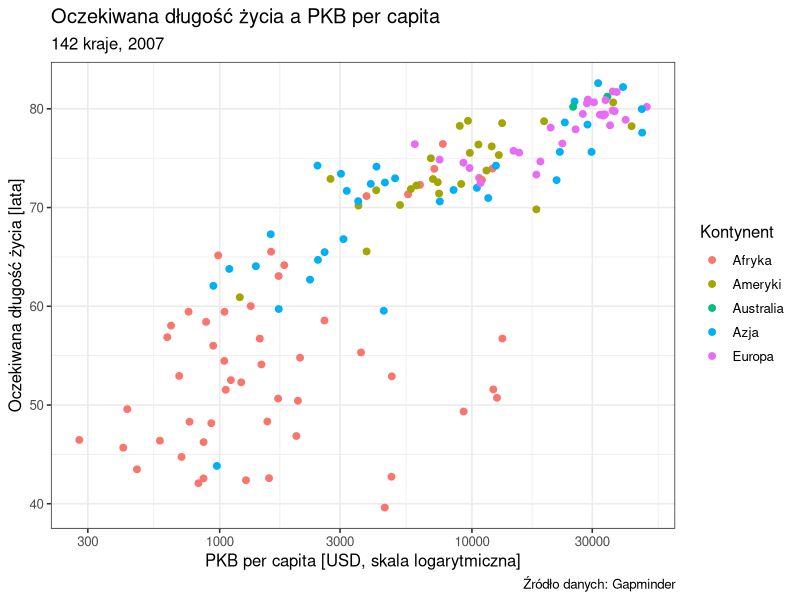
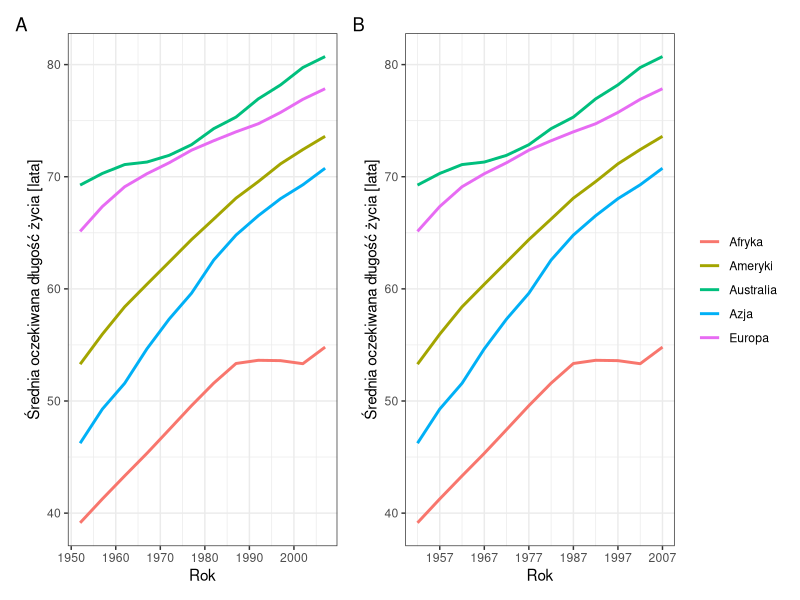
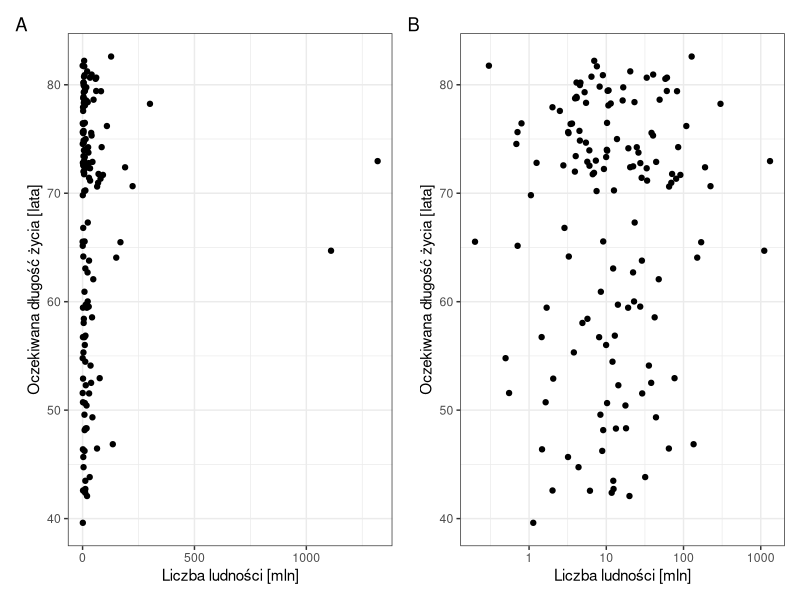
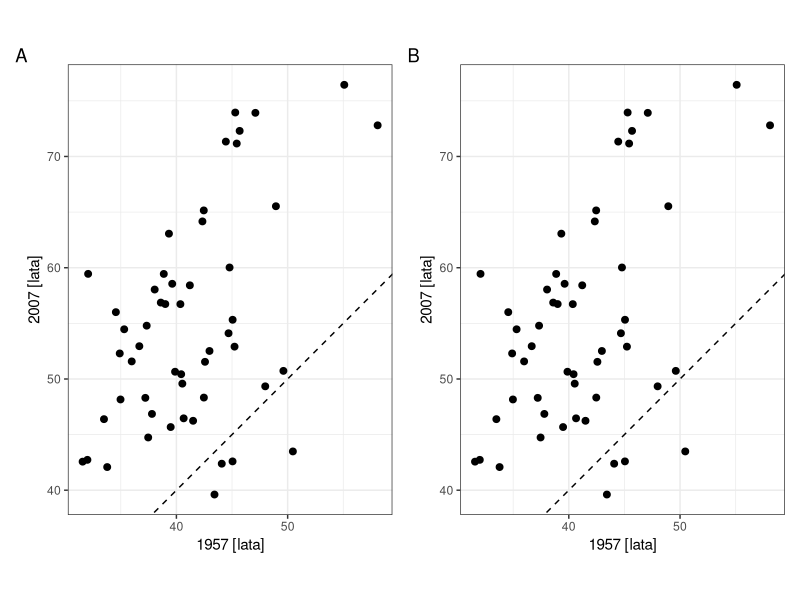
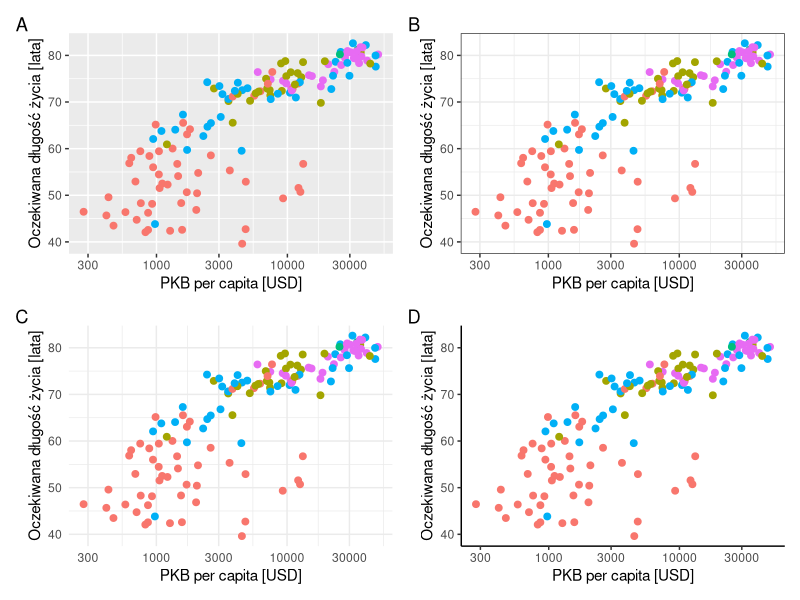
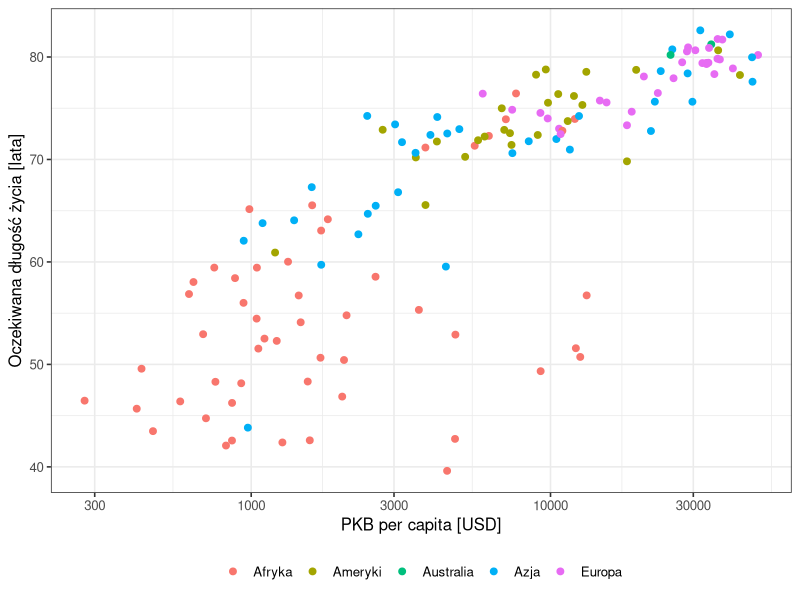
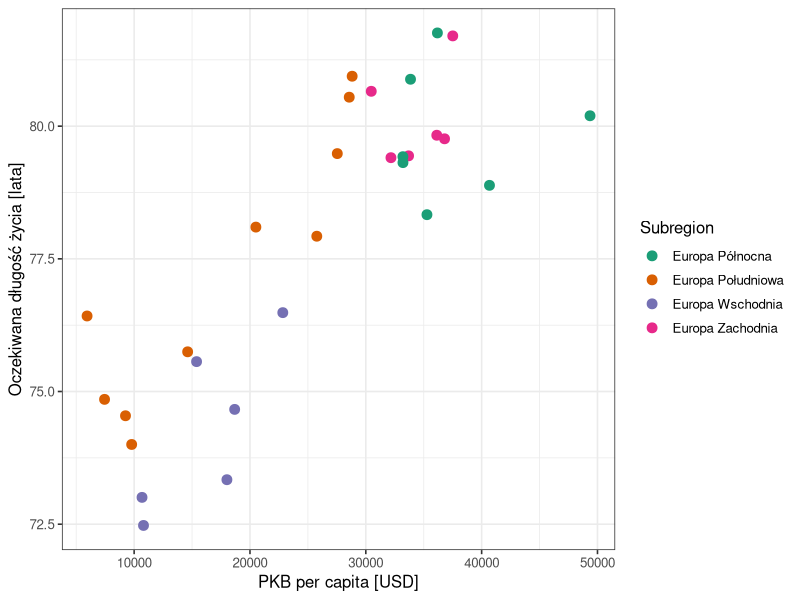
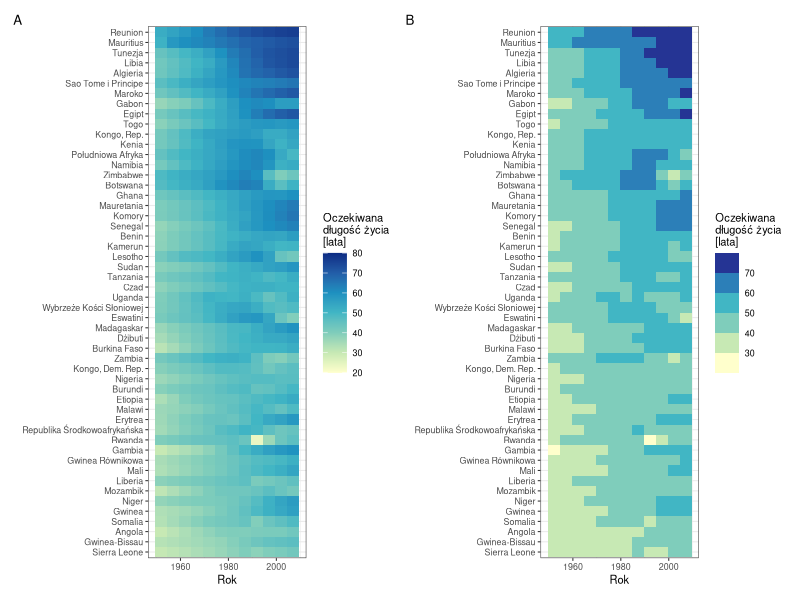

Recreate these plots in R, in order.
## ---- chunk 1
#| code-summary: "Kod: wczytanie pakietów i danych"
#| message: false
library(tidyverse)
library(patchwork)
library(ggrepel)
dane <- read.csv("dane/gapminder_regions.csv", encoding = "UTF-8") |>
  mutate(across(where(is.character), as.factor))
dane2007 <- dane |>
  filter(year == 2007)

# wykres bazowy wykorzystywany w kilku sekcjach rozdziału
wykres <- ggplot(dane2007, aes(x = gdpPercap, y = lifeExp, colour = kontynent)) +
  geom_point(size = 2) +
  scale_x_log10()
## ---- chunk 2
#| label: fig-fo-podpisy
#| fig-cap: "Podpisy wykresu ustawione funkcją labs()"
#| fig-height: 4.5
wykres +
  labs(title = "Oczekiwana długość życia a PKB per capita",
       subtitle = "142 kraje, 2007",
       caption = "Źródło danych: Gapminder",
       x = "PKB per capita [USD, skala logarytmiczna]",
       y = "Oczekiwana długość życia [lata]",
       colour = "Kontynent") +
  theme_bw(base_size = 12)
## ---- chunk 3
#| label: fig-fo-osie
#| fig-cap: "Średnia oczekiwana długość życia na kontynentach: domyślny opis osi x (A) i opis wybranych lat z danych, co 10 lat od 1957 do 2007 roku (B)"
#| fig-width: 10
#| fig-height: 4
srednie <- ggplot(dane, aes(x = year, y = lifeExp, colour = kontynent)) +
  stat_summary(fun = mean, geom = "line", linewidth = 1) +
  labs(x = "Rok", y = "Średnia oczekiwana długość życia [lata]", colour = NULL) +
  theme_bw(base_size = 11)

srednie +
  (srednie + scale_x_continuous(breaks = seq(1957, 2007, 10))) +   # opis osi: lata 1957, 1967, ..., 2007
  plot_layout(guides = "collect") +
  plot_annotation(tag_levels = "A")
## ---- chunk 4
#| label: fig-fo-log
#| fig-cap: "Oczekiwana długość życia a liczba ludności, 2007: skala liniowa (A) i logarytmiczna (B) osi x"
#| fig-width: 10
#| fig-height: 4
ludnosc <- ggplot(dane2007, aes(x = pop / 1000000, y = lifeExp)) +
  geom_point() +
  labs(x = "Liczba ludności [mln]", y = "Oczekiwana długość życia [lata]") +
  theme_bw(base_size = 11)

ludnosc + (ludnosc + scale_x_log10()) + plot_annotation(tag_levels = "A")
## ---- chunk 5
#| label: fig-fo-equal
#| fig-cap: "Oczekiwana długość życia w krajach Afryki w 1957 i 2007 roku: osie o różnej skali (A) i o tej samej skali, coord_equal() (B)"
#| fig-width: 10
#| fig-height: 5
afryka <- dane |>
  filter(kontynent == "Afryka", year %in% c(1957, 2007)) |>
  select(kraj, year, lifeExp) |>
  pivot_wider(names_from = year, values_from = lifeExp, names_prefix = "r")

lata <- ggplot(afryka, aes(x = r1957, y = r2007)) +
  geom_abline(slope = 1, intercept = 0, linetype = "dashed") +    # linia równości y = x
  geom_point(size = 2) +
  labs(x = "1957 [lata]", y = "2007 [lata]") +
  theme_bw(base_size = 11)

lata + (lata + coord_equal()) + plot_annotation(tag_levels = "A")
## ---- chunk 6
#| label: fig-fo-motywy
#| fig-cap: "Ten sam wykres z motywem domyślnym (A), theme_bw() (B), theme_minimal() (C) i theme_classic() (D)"
#| fig-width: 10
#| fig-height: 7
maly <- wykres + labs(x = "PKB per capita [USD]", y = "Oczekiwana długość życia [lata]") +
  theme(legend.position = "none")

(maly | maly + theme_bw() + theme(legend.position = "none")) /
  (maly + theme_minimal() + theme(legend.position = "none") |
     maly + theme_classic() + theme(legend.position = "none")) +
  plot_annotation(tag_levels = "A")
## ---- chunk 7
#| label: fig-fo-legenda
#| fig-cap: "Legenda pod wykresem: theme(legend.position = \"bottom\")"
#| fig-height: 4.5
wykres +
  labs(x = "PKB per capita [USD]", y = "Oczekiwana długość życia [lata]", colour = NULL) +
  theme_bw(base_size = 12) +
  theme(legend.position = "bottom")
## ---- chunk 8
#| label: fig-fo-kolor-grupy
#| fig-cap: "Kolor odróżnia grupy: subregiony Europy, 2007"
#| fig-height: 4
dane2007 |>
  filter(kontynent == "Europa") |>
  ggplot(aes(x = gdpPercap, y = lifeExp, colour = subregion_pl)) +
  geom_point(size = 3) +
  scale_colour_brewer(palette = "Dark2") +
  labs(x = "PKB per capita [USD]", y = "Oczekiwana długość życia [lata]",
       colour = "Subregion") +
  theme_bw(base_size = 12)
## ---- chunk 9
#| label: fig-fo-kolor-wartosc
#| fig-cap: "Kolor przedstawia wartość: oczekiwana długość życia w krajach Afryki w latach 1952–2007; ta sama skala kolorystyczna (YlGnBu) przedstawiona w sposób ciągły (A) i w klasach co 10 lat (B)"
#| fig-width: 10
#| fig-height: 8
afryka_kafle <- dane |>
  filter(kontynent == "Afryka") |>
  ggplot(aes(x = year, y = fct_reorder(kraj, lifeExp), fill = lifeExp)) +
  geom_tile() +
  labs(x = "Rok", y = NULL, fill = "Oczekiwana\ndługość życia\n[lata]") +
  theme_bw(base_size = 8)

# obie skale: ta sama paleta (YlGnBu), ten sam kierunek i ten sam zakres wartości (20–80 lat)
(afryka_kafle + scale_fill_distiller(palette = "YlGnBu", direction = 1,   # skala ciągła
                                     limits = c(20, 80))) +
  (afryka_kafle + scale_fill_fermenter(palette = "YlGnBu", direction = 1, # klasy co 10 lat
                                       limits = c(20, 80), breaks = seq(30, 70, 10))) +
  plot_annotation(tag_levels = "A")
## ---- chunk 10
#| label: fig-fo-kolor-wyroznienie
#| fig-cap: "Kolor wyróżnia: przyrost oczekiwanej długości życia w krajach Europy w latach 1952–2007, wyróżniona Polska"
#| fig-height: 6
dane |>
  filter(kontynent == "Europa", year %in% c(1952, 2007)) |>
  select(kraj, year, lifeExp) |>
  pivot_wider(names_from = year, values_from = lifeExp, names_prefix = "r") |>
  mutate(przyrost = r2007 - r1952,
         polska = kraj == "Polska") |>                            # TRUE dla Polski
  ggplot(aes(x = przyrost, y = fct_reorder(kraj, przyrost), fill = polska)) +
  geom_col() +
  scale_fill_manual(values = c("TRUE" = "darkblue", "FALSE" = "grey75")) +
  labs(x = "Przyrost oczekiwanej długości życia 1952–2007 [lata]", y = NULL) +
  theme_bw(base_size = 11) +
  theme(legend.position = "none")
## ---- chunk 11
#| label: fig-fo-brewer
#| fig-cap: "Palety ColorBrewer: sekwencyjne (górna część), jakościowe (środkowa) i rozbieżne (dolna)"
#| fig-height: 9
#| code-summary: "Kod: zestawienie palet ColorBrewer (pakiet RColorBrewer, grafika podstawowa R)"
RColorBrewer::display.brewer.all()
## ---- chunk 12
#| label: fig-fo-okabe
#| fig-cap: "Paleta Okabe–Ito: kolory rozpoznawalne przy zaburzeniach rozpoznawania barw"
#| fig-height: 4.5
okabe_ito <- unname(palette.colors(palette = "Okabe-Ito"))[2:6]  # 5 kolorów, bez czarnego

wykres +
  scale_colour_manual(values = okabe_ito) +
  labs(x = "PKB per capita [USD]", y = "Oczekiwana długość życia [lata]",
       colour = "Kontynent") +
  theme_bw(base_size = 12)
## ---- chunk 13
#| label: fig-fo-kolor-potrzebny
#| fig-cap: "Kolor potrzebny: rozróżnia linie kontynentów (A); kolor zbędny: powtarza kontynent podany na osi (B)"
#| fig-width: 10
#| fig-height: 4
potrzebny <- ggplot(dane, aes(x = year, y = lifeExp, colour = kontynent)) +
  stat_summary(fun = mean, geom = "line", linewidth = 1) +
  scale_colour_brewer(palette = "Dark2") +
  labs(x = "Rok", y = "Średnia oczekiwana długość życia [lata]", colour = NULL) +
  theme_bw(base_size = 11)

zbedny <- dane2007 |>
  group_by(kontynent) |>
  summarise(srednia = mean(lifeExp)) |>
  ggplot(aes(x = kontynent, y = srednia, fill = kontynent)) +
  geom_col() +
  scale_fill_brewer(palette = "Dark2", guide = "none") +
  labs(x = NULL, y = "Średnia oczekiwana długość życia, 2007 [lata]") +
  theme_bw(base_size = 11)

potrzebny + zbedny + plot_annotation(tag_levels = "A")
## ---- chunk 14
#| label: fig-fo-ksztalty
#| fig-cap: "Punkty o kształcie 21 z białą obwódką i przezroczystym wypełnieniem"
#| fig-height: 4
ggplot(dane2007, aes(x = gdpPercap, y = lifeExp)) +
  geom_point(shape = 21, size = 3, colour = "white", fill = "#1f4e79", alpha = 0.7) +
  scale_x_log10() +
  labs(x = "PKB per capita [USD]", y = "Oczekiwana długość życia [lata]") +
  theme_bw(base_size = 12)
## ---- chunk 15
#| label: fig-fo-kategorie
#| fig-cap: "Kolor i kształt: 5 kontynentów — wariant poprawny (A, C); 18 subregionów — wariant niepoprawny (B, D)"
#| fig-width: 11
#| fig-height: 9
kategorie <- ggplot(dane2007, aes(x = gdpPercap, y = lifeExp)) +
  labs(x = "PKB per capita [USD]", y = "Oczekiwana długość życia [lata]") +
  theme_bw(base_size = 10) +
  theme(legend.key.height = unit(0.35, "cm"), legend.text = element_text(size = 8))

((kategorie + geom_point(aes(colour = kontynent), size = 2) +
    scale_colour_brewer(palette = "Dark2") + labs(colour = NULL)) |
   (kategorie + geom_point(aes(colour = subregion_pl), size = 2) +
      labs(colour = NULL))) /
  ((kategorie + geom_point(aes(shape = kontynent), size = 2) + labs(shape = NULL)) |
     (kategorie + geom_point(aes(shape = subregion_pl), size = 2) +
        scale_shape_manual(values = 0:17) + labs(shape = NULL))) +  # numery 18 kształtów
  plot_annotation(tag_levels = "A")
## ---- chunk 16
#| label: fig-fo-tekst
#| fig-cap: "Etykiety pięciu najludniejszych krajów, rozmieszczone funkcją geom_text_repel()"
#| fig-height: 4.5
najludniejsze <- dane2007 |>
  slice_max(pop, n = 5)                                           # 5 krajów o największej ludności

ggplot(dane2007, aes(x = gdpPercap, y = lifeExp)) +
  geom_point(colour = "grey60") +
  geom_point(data = najludniejsze, colour = "darkblue", size = 3) +
  geom_text_repel(data = najludniejsze, aes(label = kraj), seed = 1) +
  scale_x_log10() +
  labs(x = "PKB per capita [USD]", y = "Oczekiwana długość życia [lata]") +
  theme_bw(base_size = 12)
## ---- chunk 17
#| label: fig-fo-patchwork
#| fig-cap: "Dwa wykresy połączone pakietem patchwork: histogram (A) i wykres pudełkowy (B)"
#| fig-width: 10
#| fig-height: 4
histogram <- ggplot(dane2007, aes(x = lifeExp)) +
  geom_histogram(binwidth = 5, fill = "grey40", colour = "white") +
  labs(x = "Oczekiwana długość życia [lata]", y = "Liczba krajów") +
  theme_bw(base_size = 11)

pudelkowy <- ggplot(dane2007, aes(x = kontynent, y = lifeExp)) +
  geom_boxplot() +
  labs(x = NULL, y = "Oczekiwana długość życia [lata]") +
  theme_bw(base_size = 11)

histogram + pudelkowy + plot_annotation(tag_levels = "A")
## ---- chunk 18
#| label: fig-fo-trzy-obok
#| fig-cap: "Trzy wykresy obok siebie: histogram + pudelkowy + rozrzut"
#| fig-width: 12
#| fig-height: 3.5
rozrzut <- ggplot(dane2007, aes(x = gdpPercap, y = lifeExp)) +
  geom_point() +
  labs(x = "PKB per capita [USD]", y = "Oczekiwana długość życia [lata]") +
  theme_bw(base_size = 11)

histogram + pudelkowy + rozrzut + plot_annotation(tag_levels = "A")
## ---- chunk 19
#| label: fig-fo-trzy-pod
#| fig-cap: "Trzy wykresy jeden pod drugim: histogram / pudelkowy / rozrzut"
#| fig-width: 7
#| fig-height: 9
histogram / pudelkowy / rozrzut + plot_annotation(tag_levels = "A")
## ---- chunk 20
#| label: fig-fo-trzy-dwa-wiersze
#| fig-cap: "Trzy wykresy w dwóch wierszach: (histogram | pudelkowy) / rozrzut; dolny wykres zajmuje całą szerokość"
#| fig-width: 10
#| fig-height: 7
(histogram | pudelkowy) / rozrzut + plot_annotation(tag_levels = "A")
## ---- chunk 21
#| label: fig-fo-trzy-spacer
#| fig-cap: "Trzy wykresy tej samej wielkości w dwóch wierszach: czwarte pole wypełnia plot_spacer()"
#| fig-width: 10
#| fig-height: 7
(histogram | pudelkowy) / (rozrzut | plot_spacer()) + plot_annotation(tag_levels = "A")
